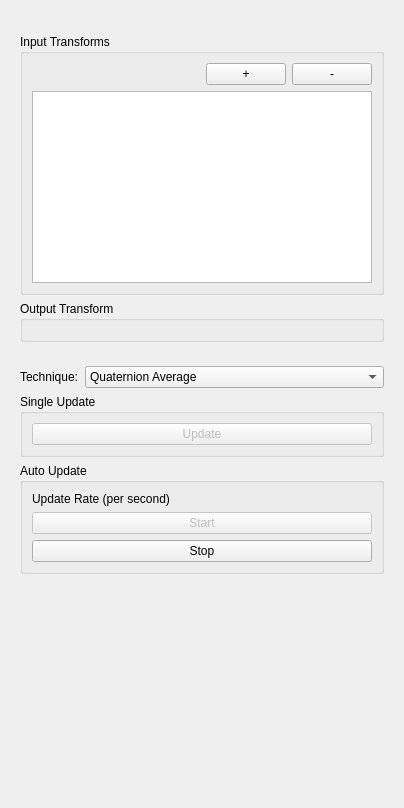
<?xml version="1.0" encoding="UTF-8"?>
<ui version="4.0">
 <class>qSlicerTransformFusionModule</class>
 <widget class="qSlicerWidget" name="qSlicerTransformFusionModule">
  <property name="geometry">
   <rect>
    <x>0</x>
    <y>0</y>
    <width>404</width>
    <height>808</height>
   </rect>
  </property>
  <property name="windowTitle">
   <string>Module Template</string>
  </property>
  <layout class="QVBoxLayout" name="verticalLayout">
   <item>
    <widget class="ctkCollapsibleButton" name="parameterNodeBox" native="true">
     <property name="sizePolicy">
      <sizepolicy hsizetype="Minimum" vsizetype="Fixed">
       <horstretch>0</horstretch>
       <verstretch>0</verstretch>
      </sizepolicy>
     </property>
     <property name="text" stdset="0">
      <string>Parameter Set</string>
     </property>
     <layout class="QFormLayout" name="formLayout_4">
      <property name="horizontalSpacing">
       <number>4</number>
      </property>
      <property name="verticalSpacing">
       <number>4</number>
      </property>
      <property name="margin">
       <number>4</number>
      </property>
      <item row="0" column="1">
       <widget class="qMRMLNodeComboBox" name="ParameterComboBox" native="true">
        <property name="enabled">
         <bool>false</bool>
        </property>
        <property name="sizePolicy">
         <sizepolicy hsizetype="Minimum" vsizetype="Minimum">
          <horstretch>0</horstretch>
          <verstretch>0</verstretch>
         </sizepolicy>
        </property>
        <property name="nodeTypes" stdset="0">
         <stringlist>
          <string>vtkMRMLTransformFusionNode</string>
         </stringlist>
        </property>
        <property name="showHidden" stdset="0">
         <bool>true</bool>
        </property>
        <property name="renameEnabled" stdset="0">
         <bool>false</bool>
        </property>
       </widget>
      </item>
     </layout>
    </widget>
   </item>
   <item>
    <widget class="ctkCollapsibleButton" name="ioBox" native="true">
     <property name="sizePolicy">
      <sizepolicy hsizetype="Minimum" vsizetype="Minimum">
       <horstretch>0</horstretch>
       <verstretch>0</verstretch>
      </sizepolicy>
     </property>
     <property name="text" stdset="0">
      <string>Input/Output</string>
     </property>
     <layout class="QVBoxLayout" name="verticalLayout_3">
      <property name="sizeConstraint">
       <enum>QLayout::SetDefaultConstraint</enum>
      </property>
      <item>
       <widget class="QGroupBox" name="inputTransformsBox">
        <property name="title">
         <string>Input Transforms</string>
        </property>
        <layout class="QGridLayout" name="gridlayout">
         <property name="sizeConstraint">
          <enum>QLayout::SetDefaultConstraint</enum>
         </property>
         <item row="0" column="1">
          <widget class="qMRMLNodeComboBox" name="addTransformComboBox" native="true">
           <property name="nodeTypes" stdset="0">
            <stringlist>
             <string>vtkMRMLLinearTransformNode</string>
            </stringlist>
           </property>
           <property name="noneEnabled" stdset="0">
            <bool>false</bool>
           </property>
           <property name="renameEnabled" stdset="0">
            <bool>true</bool>
           </property>
          </widget>
         </item>
         <item row="0" column="3">
          <widget class="QPushButton" name="addTransformButton">
           <property name="text">
            <string>+</string>
           </property>
          </widget>
         </item>
         <item row="0" column="4">
          <widget class="QPushButton" name="removeTransformButton">
           <property name="text">
            <string>-</string>
           </property>
          </widget>
         </item>
         <item row="1" column="0" colspan="5">
          <widget class="QListWidget" name="inputTransformList">
           <property name="sizePolicy">
            <sizepolicy hsizetype="Expanding" vsizetype="Minimum">
             <horstretch>0</horstretch>
             <verstretch>0</verstretch>
            </sizepolicy>
           </property>
          </widget>
         </item>
        </layout>
       </widget>
      </item>
      <item>
       <widget class="QGroupBox" name="groupBox">
        <property name="title">
         <string>Output Transform</string>
        </property>
        <layout class="QFormLayout" name="formLayout_2">
         <item row="0" column="0" colspan="2">
          <widget class="qMRMLNodeComboBox" name="outputTransformComboBox" native="true">
           <property name="nodeTypes" stdset="0">
            <stringlist>
             <string>vtkMRMLLinearTransformNode</string>
            </stringlist>
           </property>
           <property name="noneEnabled" stdset="0">
            <bool>false</bool>
           </property>
           <property name="renameEnabled" stdset="0">
            <bool>true</bool>
           </property>
          </widget>
         </item>
        </layout>
       </widget>
      </item>
     </layout>
    </widget>
   </item>
   <item>
    <widget class="ctkCollapsibleButton" name="controlBox_2" native="true">
     <property name="text" stdset="0">
      <string>Control</string>
     </property>
     <layout class="QFormLayout" name="formLayout_5">
      <item row="3" column="0" colspan="2">
       <widget class="ctkCollapsibleGroupBox" name="AutoUpdateBox">
        <property name="title">
         <string>Auto Update</string>
        </property>
        <layout class="QFormLayout" name="formLayout">
         <item row="0" column="0">
          <widget class="QLabel" name="UpdateRateLabel">
           <property name="text">
            <string>Update Rate (per second)</string>
           </property>
          </widget>
         </item>
         <item row="0" column="1">
          <widget class="ctkDoubleSpinBox" name="updateRateBox" native="true">
           <property name="decimals" stdset="0">
            <number>0</number>
           </property>
           <property name="maximum" stdset="0">
            <double>120.000000000000000</double>
           </property>
           <property name="value" stdset="0">
            <double>60.000000000000000</double>
           </property>
          </widget>
         </item>
         <item row="1" column="0" colspan="2">
          <widget class="QPushButton" name="startUpdateButton">
           <property name="enabled">
            <bool>false</bool>
           </property>
           <property name="text">
            <string>Start</string>
           </property>
          </widget>
         </item>
         <item row="2" column="0" colspan="2">
          <widget class="QPushButton" name="stopUpdateButton">
           <property name="text">
            <string>Stop</string>
           </property>
          </widget>
         </item>
        </layout>
       </widget>
      </item>
      <item row="2" column="0" colspan="2">
       <widget class="ctkCollapsibleGroupBox" name="SingleUpdateBox">
        <property name="enabled">
         <bool>true</bool>
        </property>
        <property name="title">
         <string>Single Update</string>
        </property>
        <layout class="QFormLayout" name="formLayout_3">
         <item row="0" column="0" colspan="2">
          <widget class="QPushButton" name="updateButton">
           <property name="enabled">
            <bool>false</bool>
           </property>
           <property name="text">
            <string>Update</string>
           </property>
          </widget>
         </item>
        </layout>
       </widget>
      </item>
      <item row="0" column="0">
       <widget class="QLabel" name="label">
        <property name="text">
         <string>Technique:</string>
        </property>
       </widget>
      </item>
      <item row="0" column="1">
       <widget class="ctkComboBox" name="techniqueBox">
        <property name="defaultText" stdset="0">
         <string/>
        </property>
        <item>
         <property name="text">
          <string>Quaternion Average</string>
         </property>
        </item>
        <item>
         <property name="text">
          <string>Rigid Body Transformation From Three Points</string>
         </property>
        </item>
       </widget>
      </item>
     </layout>
    </widget>
   </item>
   <item>
    <spacer name="verticalSpacer">
     <property name="orientation">
      <enum>Qt::Vertical</enum>
     </property>
     <property name="sizeHint" stdset="0">
      <size>
       <width>20</width>
       <height>40</height>
      </size>
     </property>
    </spacer>
   </item>
  </layout>
 </widget>
 <customwidgets>
  <customwidget>
   <class>qMRMLNodeComboBox</class>
   <extends>QWidget</extends>
   <header>qMRMLNodeComboBox.h</header>
   <container>1</container>
  </customwidget>
  <customwidget>
   <class>qSlicerWidget</class>
   <extends>QWidget</extends>
   <header>qSlicerWidget.h</header>
   <container>1</container>
  </customwidget>
  <customwidget>
   <class>ctkCollapsibleButton</class>
   <extends>QWidget</extends>
   <header>ctkCollapsibleButton.h</header>
   <container>1</container>
  </customwidget>
  <customwidget>
   <class>ctkCollapsibleGroupBox</class>
   <extends>QGroupBox</extends>
   <header>ctkCollapsibleGroupBox.h</header>
   <container>1</container>
  </customwidget>
  <customwidget>
   <class>ctkComboBox</class>
   <extends>QComboBox</extends>
   <header>ctkComboBox.h</header>
  </customwidget>
  <customwidget>
   <class>ctkDoubleSpinBox</class>
   <extends>QWidget</extends>
   <header>ctkDoubleSpinBox.h</header>
  </customwidget>
 </customwidgets>
 <resources/>
 <connections>
  <connection>
   <sender>qSlicerTransformFusionModule</sender>
   <signal>mrmlSceneChanged(vtkMRMLScene*)</signal>
   <receiver>outputTransformComboBox</receiver>
   <slot>setMRMLScene(vtkMRMLScene*)</slot>
   <hints>
    <hint type="sourcelabel">
     <x>301</x>
     <y>4</y>
    </hint>
    <hint type="destinationlabel">
     <x>307</x>
     <y>400</y>
    </hint>
   </hints>
  </connection>
  <connection>
   <sender>qSlicerTransformFusionModule</sender>
   <signal>mrmlSceneChanged(vtkMRMLScene*)</signal>
   <receiver>addTransformComboBox</receiver>
   <slot>setMRMLScene(vtkMRMLScene*)</slot>
   <hints>
    <hint type="sourcelabel">
     <x>177</x>
     <y>780</y>
    </hint>
    <hint type="destinationlabel">
     <x>102</x>
     <y>139</y>
    </hint>
   </hints>
  </connection>
  <connection>
   <sender>qSlicerTransformFusionModule</sender>
   <signal>mrmlSceneChanged(vtkMRMLScene*)</signal>
   <receiver>ParameterComboBox</receiver>
   <slot>setMRMLScene(vtkMRMLScene*)</slot>
   <hints>
    <hint type="sourcelabel">
     <x>66</x>
     <y>735</y>
    </hint>
    <hint type="destinationlabel">
     <x>64</x>
     <y>55</y>
    </hint>
   </hints>
  </connection>
 </connections>
</ui>
